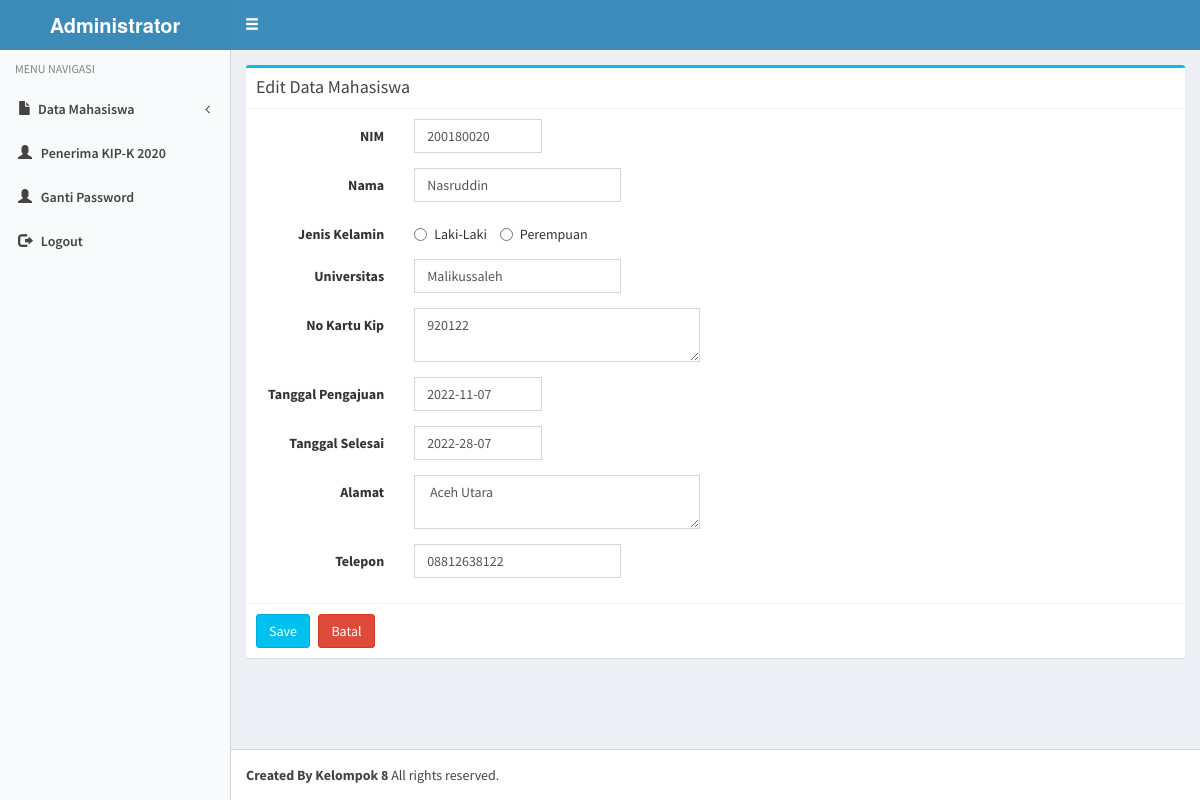
The app's page /admin/index.php?page=mahasiswa&id=36 (signed in) with its own data.
### tables this page shows
CREATE TABLE `user` (
  `id` int(11) NOT NULL,
  `nim` varchar(255) NOT NULL,
  `nama` varchar(30) NOT NULL,
  `jenis_kelamin` varchar(15) NOT NULL,
  `universitas` varchar(50) DEFAULT NULL,
  `tempatkp` varchar(100) DEFAULT NULL,
  `tanggalkp` varchar(100) DEFAULT NULL,
  `tanggalselesai` varchar(100) DEFAULT NULL,
  `alamat` varchar(100) NOT NULL,
  `telepon` varchar(13) DEFAULT NULL
);

### admin/mahasiswa.php (the view, shortened to what this page needs)
<?php
if(isset($_GET['id']))
{
    $con1 = mysqli_connect("localhost", "root", "", "kipkrpl");
    $data=mysqli_fetch_row(mysqli_query($con1,"select * from user where id='".$_GET['id']."'"));
}
?>
<div class="row">
    <div class="col-md-12">
        <div class="box box-info">
            <div class="box-header with-border">
                <h3 class="box-title"><?php echo isset($_GET['id'])?'Edit ':'Input '; ?>Data Mahasiswa</h3>
            </div>
            <form class="form-horizontal" method="post">
                <div class="box-body">
                    <div class="form-group">
                        <label for="inputEmail3" class="col-sm-2 control-label">NIM</label>
                        <div class="col-sm-2">
                            <input type="text" required value="<?php echo isset($data[1])?$data[1]:''; ?>" name="nim" class="form-control" id="inputEmail3" placeholder="NIM">
                        </div>
                    </div>
                    <div class="form-group">
                        <label for="dua" class="col-sm-2 control-label">Nama</label>
                        <div class="col-sm-3">
                            <input type="text" required value="<?php echo isset($data[2])?$data[2]:''; ?>" name="nama" class="form-control" id="dua" placeholder="Nama">
                        </div>
                    </div>
                    <div class="form-group">
                        <label for="dua" class="col-sm-2 control-label">Jenis Kelamin</label>
                        <div class="col-sm-3">
                        <label class="radio-inline"><input type="radio" name="jenis_kelamin" value="Laki-Laki">Laki-Laki</label>
                        <label class="radio-inline"><input type="radio" name="jenis_kelamin" value="Perempuan">Perempuan</label>
                        </div>
                    </div>
                    <div class="form-group">
                        <label for="dua" class="col-sm-2 control-label">Universitas</label>
                        <div class="col-sm-3">
                            <input type="text" required  value="<?php echo isset($data[4])?$data[4]:''; ?>" name="universitas" class="form-control" placeholder="Universitas">
                        </div>
                    </div>
                    <div class="form-group">
                        <label for="dua" class="col-sm-2 control-label">No Kartu Kip</label>
                        <div class="col-sm-4">
                                <textarea name="tempatkp" class="form-control" rows="2"><?php echo isset($data[5])?$data[5]:''; ?></textarea>
                        </div>
                    </div>
                    <div class="form-group">
                        <label for="tiga" class="col-sm-2 control-label">Tanggal Pengajuan </label>
                        <div class="col-sm-2" >
                            <input type="text" required  value="<?php echo isset($data[6])?$data[6]:''; ?>" name="tanggalkp" class="form-control tgl"  placeholder="0000-00-00">
                        </div>
                    </div>
                    <div class="form-group">
                        <label for="tiga" class="col-sm-2 control-label ">Tanggal Selesai</label>
                        <div class="col-sm-2">
                            <input type="text" required  name="tannggalselesai" value="<?php echo isset($data[7])?$data[7]:''; ?>" class="form-control tgl" placeholder="0000-00-00">
                        </div>
                    </div>
                    <div class="form-group">
                        <label for="tiga" class="col-sm-2 control-label">Alamat</label>
                        <div class="col-sm-4">
                                <textarea name="alamat" class="form-control" rows="2"><?php echo isset($data[8])?$data[8]:''; ?> </textarea>
                        </div>
                    </div>
                    <div class="form-group">
                        <label for="dua" class="col-sm-2 control-label" >Telepon</label>
                        <div class="col-sm-3">
                            <input type="text" required  name="telepon" value="<?php echo isset($data[9])?$data[9]:''; ?>" class="form-control" id="dua" placeholder="Telepon">
                        </div>
                    </div>
                </div>
                <div class="box-footer">
                    <input type="submit" class="btn btn-info pull-left" value="Save" name="<?php echo isset($_GET['id'])?'edit':'simpan'; ?>">&nbsp;&nbsp;
                    <a href="index.php?page=list_mahasiswa" class="btn btn-danger">Batal</a>
                </div>
            </form>
        </div>
    </div>
</div>

### records on screen
user: nim "200180020", nama "Nasruddin", universitas "Malikussaleh", tempatkp "920122", tanggalkp "2022-11-07", tannggalselesai "2022-28-07", alamat "Aceh Utara", telepon "08812638122"
